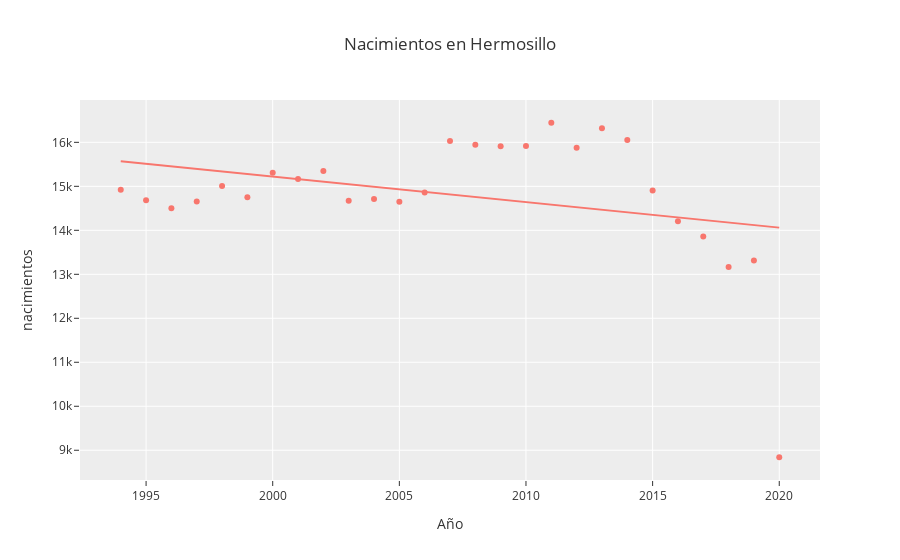

Here is the notebook cell this chart was saved with:
### Code cell
dff = nacimientos_tidy[nacimientos_tidy['municipio'] == 'Hermosillo']
fig = px.scatter(dff, x="año", y="nacimientos", trendline="ols",
                title='Nacimientos en Hermosillo',
                labels={'municipio':'Municipio',
                      'año':'Año'},
                template='ggplot2')
fig.show()

### Figure 1 — Plotly figure (JSON) as saved in the notebook; plotly's stock layout.template omitted (floating-point values rounded to 4 significant figures)
{"data": [{"hovertemplate": "Año=%{x}<br>nacimientos=%{y}<extra></extra>", "legendgroup": "", "marker": {"color": "#F8766D", "symbol": "circle"}, "mode": "markers", "name": "", "orientation": "v", "showlegend": false, "type": "scatter", "x": [1994, 1995, 1996, 1997, 1998, 1999, 2000, 2001, 2002, 2003, 2004, 2005, 2006, 2007, 2008, 2009, 2010, 2011, 2012, 2013, 2014, 2015, 2016, 2017, 2018, 2019, 2020], "xaxis": "x", "y": [14921, 14683, 14502, 14653, 15010, 14750, 15311, 15167, 15351, 14671, 14712, 14649, 14857, 16030, 15943, 15913, 15916, 16445, 15879, 16322, 16053, 14903, 14204, 13857, 13166, 13314, 8841], "yaxis": "y"}, {"hovertemplate": "<b>OLS trendline</b><br>nacimientos = -58.0391 * año + 131300<br>R<sup>2</sup>=0.099182<br><br>Año=%{x}<br>nacimientos=%{y} <b>(trend)</b><extra></extra>", "legendgroup": "", "marker": {"color": "#F8766D", "symbol": "circle"}, "mode": "lines", "name": "", "showlegend": false, "type": "scatter", "x": [1994, 1995, 1996, 1997, 1998, 1999, 2000, 2001, 2002, 2003, 2004, 2005, 2006, 2007, 2008, 2009, 2010, 2011, 2012, 2013, 2014, 2015, 2016, 2017, 2018, 2019, 2020], "xaxis": "x", "y": [15570.0, 15510.0, 15450.0, 15400.0, 15340.0, 15280.0, 15220.0, 15160.0, 15110.0, 15050.0, 14990.0, 14930.0, 14870.0, 14820.0, 14760.0, 14700.0, 14640.0, 14580.0, 14530.0, 14470.0, 14410.0, 14350.0, 14290.0, 14240.0, 14180.0, 14120.0, 14060.0], "yaxis": "y"}], "layout": {"legend": {"tracegroupgap": 0}, "title": {"text": "Nacimientos en Hermosillo"}, "xaxis": {"anchor": "y", "domain": [0, 1], "title": {"text": "Año"}}, "yaxis": {"anchor": "x", "domain": [0, 1], "title": {"text": "nacimientos"}}}}
